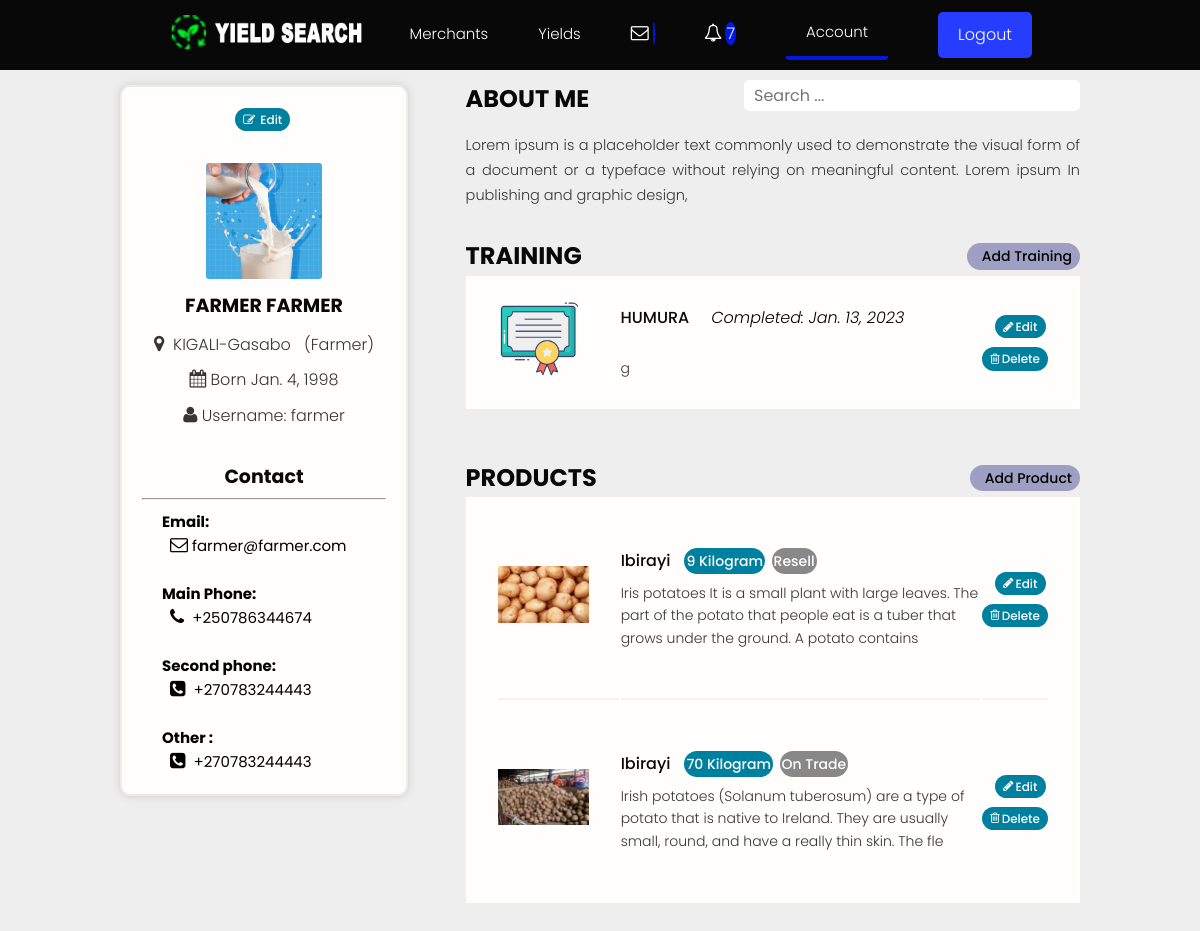
Before: /account/ (signed in) with the older database file.
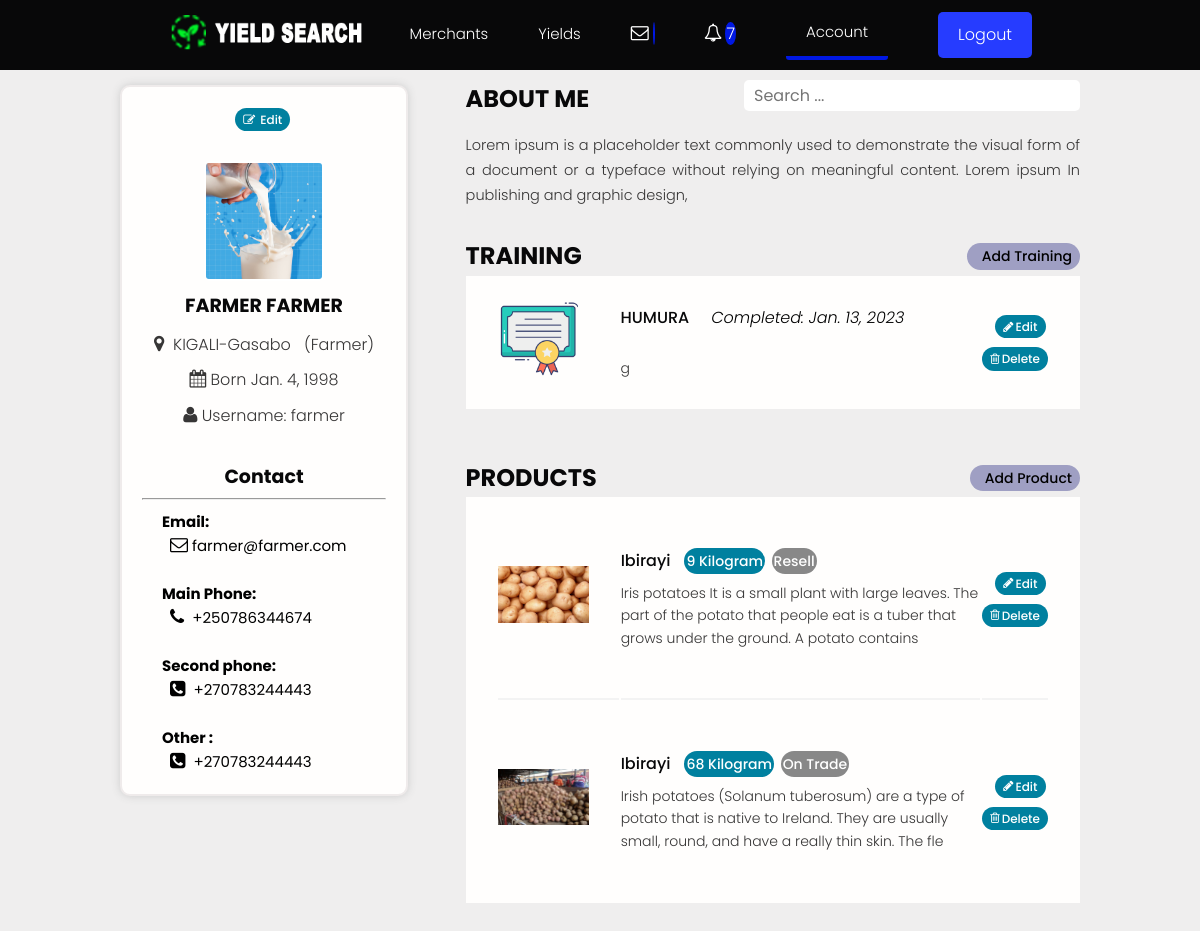
After: the same page with the newer database file.
### products/models.py (models this page shows, shortened)
class Product(models.Model):
    owner = models.ForeignKey(Profile, null=True, blank=True, on_delete=models.CASCADE, related_name='owner')
    name = models.ForeignKey('SingleProduct', default=uuid.uuid4, on_delete=models.CASCADE, null=True, related_name = 'product')
    description = models.TextField(null=True, blank=True)
    featured_image = models.ImageField(null=True, blank=True, default="default.jpg")
    quantity = models.PositiveIntegerField(null=True, blank=True, default=0)
    location = models.CharField(max_length=100, null=True, blank=True)
    payments = models.ManyToManyField('Payment', blank=True, default="In Hand")
    instock = models.BooleanField(blank=True, null=True, default=True)
    vote_total = models.IntegerField(default=0, null=True, blank=True)
    vote_ratio = models.IntegerField(default=0, null=True, blank=True)
    updated = models.DateTimeField(auto_now=True)
    created = models.DateTimeField(auto_now_add=True)
    id = models.UUIDField(default=uuid.uuid4, unique=True,primary_key=True, editable=True)
    class Meta:
        ordering = ['-vote_ratio', '-vote_total', '-created']
    @property
    def imageURL(self):
        try:
            url = self.featured_image.url
        except:
            url = ''
        return url

class SingleProduct(models.Model):
    name = models.CharField(max_length=200, null=True, blank=True, default="Ibirayi")
    price = models.PositiveIntegerField(null=True, blank=True, default=0)
    unity = models.CharField(max_length=200, null=True, blank=True, default="Kilogram")
    created = models.DateTimeField(auto_now_add=True)
    updated = models.DateTimeField(auto_now=True)
    id = models.UUIDField(default=uuid.uuid4, unique=True,
                          primary_key=True, editable=False)
    class Meta:
        verbose_name_plural = "Category"

### users/views.py (the view)
# urls.py: path('account/', views.userAccount, name="account"),
@login_required(login_url='login')
def userAccount(request):
    if request.user.is_staff:
        return redirect('/admin/')
    profile = request.user.profile
    trainings = profile.training_set.all()
    products = profile.owner.all().exclude(instock=None)
    if profile.bio == '':
        messages.info(request, "Complete Profile to be found")
        return redirect('account')
    context = {'profile': profile, 'trainings': trainings, 'products': products}
    return render(request, 'users/account.html', context)

### users/models.py (called while the page is built)
    @property
    def imageURL(self):
        try:
            url = self.profile_image.url
        except:
            url = ''
        return url

    @property
    def imageURL(self):
        try:
            url = self.certificate.url
        except:
            url = ''
        return url

### users/templates/users/account.html (shortened to what the changed rows need)
{% extends 'main.html' %}
{% load static %}
{% load humanize %}
{% block content %}
<main class="settingsPage profile my-md">
  <div class="container">
    <div class="layout">
      <div class="column column--2of3">
        <table class="settings__table" id="MyTable">
          {% if products %}
          {% for product in products %}
          <tr class="chk-th">
            <td class="settings__thumbnail">
              <a href="{% url 'product' product.id %}"><img src="{{product.imageURL}}" alt="Product Thumbnail" /></a>
            </td>
            <td class="settings__tableInfo">
              <a href="{% url 'product' product.id %}">{{product.name.name}}</a>
              <p class="tag tag--pill tag--main state"> {{product.quantity}}  {{product.name.unity}}</p>
              {% if product.instock == True %}
              <p class="tag tag--pill tag--main stat">
                On Trade
              </p>
              {% else %}
              <p class="tag tag--pill tag--main stat">
                Resell
              </p>
              {% endif %}
              <p>{{product.description|slice:"150"}}</p>
            </td>
             {% if profile.account == 'Farmer' or profile.account == 'Rancher'   %}
              <td class="settings__tableActions">
                <a class="tag tag--pill tag--main settings__btn" href="{% url 'update-product' product.id %}"><i
                    class="fa icon-pencil"></i> Edit</a>
                <a class="tag tag--pill tag--main settings__btn"
                  href="{% url 'delete-product'  product.id %}?next=/account"><i class="fa icon-trash"></i>
                  Delete</a>
              </td>
              {% else %}
              <td class="settings__tableActions">
                <span id="no-data">No Privelege</span>
              </td>
            {% endif %}
          </tr>
          {% endfor %}
          {% else %}
                <p id="no-data">No Data yet</p>
          {% endif %}
        </table>
      </div>
    </div>
  </div>
</main>
{% endblock %}

Changed rows visible on the page:
changed Product (number 2 of 2 on the later page): quantity "70" → "68"
